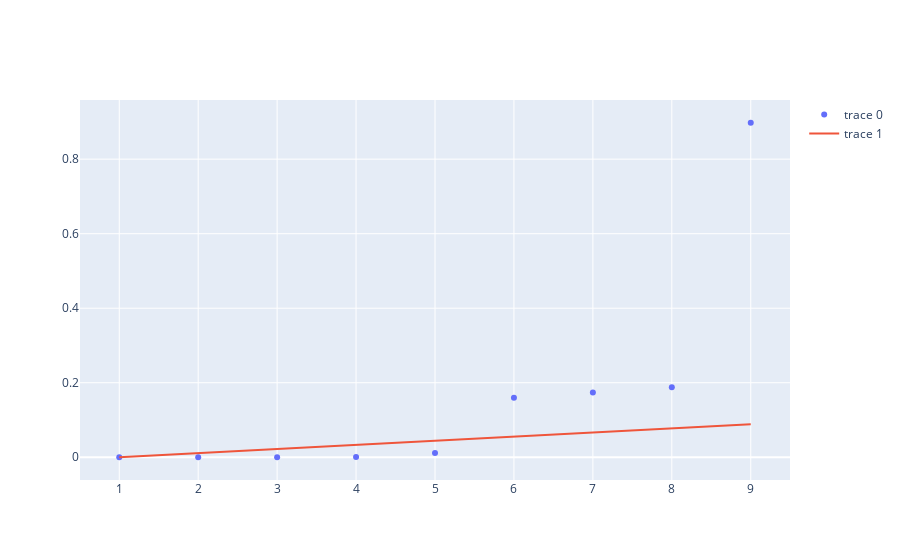

Source (notebook cell):
### Code cell
import plotly.graph_objects as go

trace1 = go.Scatter(
    x=fdr.order,
    y=fdr.pvalue,
    mode="markers",

)
trace2 = go.Scatter(
    x=fdr.order,
    y=fdr.bh,
    mode="lines"
)
fig = go.Figure(data=[trace1, trace2])
fig.show()

### Figure 1 — Plotly figure (JSON) as saved in the notebook; plotly's stock layout.template omitted (floating-point values rounded to 4 significant figures)
{"data": [{"mode": "markers", "type": "scatter", "x": [1, 2, 3, 4, 5, 6, 7, 8, 9], "y": [1.323e-32, 6.441e-07, 1.697e-05, 0.0005322, 0.01122, 0.1594, 0.174, 0.1878, 0.8977]}, {"mode": "lines", "type": "scatter", "x": [1, 2, 3, 4, 5, 6, 7, 8, 9], "y": [0, 0.01111, 0.02222, 0.03333, 0.04444, 0.05556, 0.06667, 0.07778, 0.08889]}], "layout": {}}
